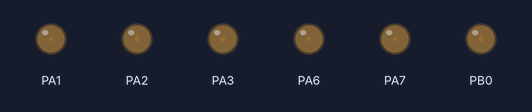
A sketch run on a simulated STM32 Blue Pill. Parts: output pins drawn as LEDs (lit = HIGH).

Above: at 1.25 s.
At 2.35 s:
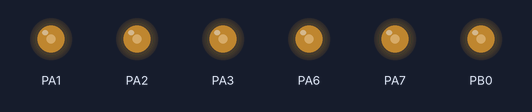
At 3.5 s:
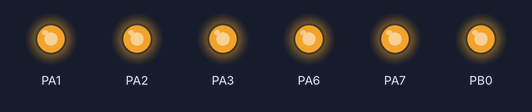
At 4.65 s:
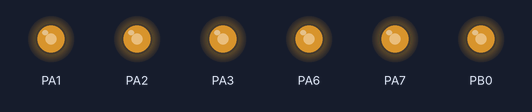
At 5.8 s:
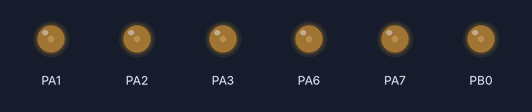
Timing chart, 0 to 7.9 s (numbered marks = the images above):
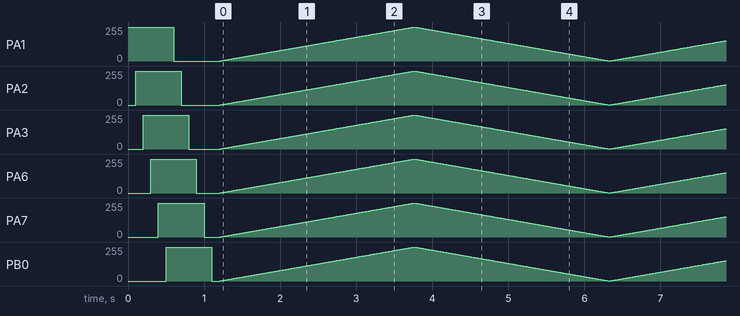

The sketch:

test-10_STM32F103_PWM.ino
```cpp
void setup() {
  pinMode(PA1,OUTPUT);
  pinMode(PA2,OUTPUT);
  pinMode(PA3,OUTPUT);
  pinMode(PA6,OUTPUT);
  pinMode(PA7,OUTPUT);
  pinMode(PB0,OUTPUT);

  digitalWrite(PA1, 1);
  delay(100);
  digitalWrite(PA2, 1);
  delay(100);
  digitalWrite(PA3, 1);
  delay(100);
  digitalWrite(PA6, 1);
  delay(100);
  digitalWrite(PA7, 1);
  delay(100);
  digitalWrite(PB0, 1);
  delay(100);

  digitalWrite(PA1, 0);
  delay(100);
  digitalWrite(PA2, 0);
  delay(100);
  digitalWrite(PA3, 0);
  delay(100);
  digitalWrite(PA6, 0);
  delay(100);
  digitalWrite(PA7, 0);
  delay(100);
  digitalWrite(PB0, 0);
  delay(100);


}

void loop() {
  for(int i=0;i<255;i++){
    analogWrite(PA1, i);
    analogWrite(PA2, i);
    analogWrite(PA3, i);
    analogWrite(PA6, i);
    analogWrite(PA7, i);
    analogWrite(PB0, i);

    delay(10);
  }
  for(int i=255;i>0;i--){
    analogWrite(PA1, i);
    analogWrite(PA2, i);
    analogWrite(PA3, i);
    analogWrite(PA6, i);
    analogWrite(PA7, i);
    analogWrite(PB0, i);
    delay(10);
  }

}
```
